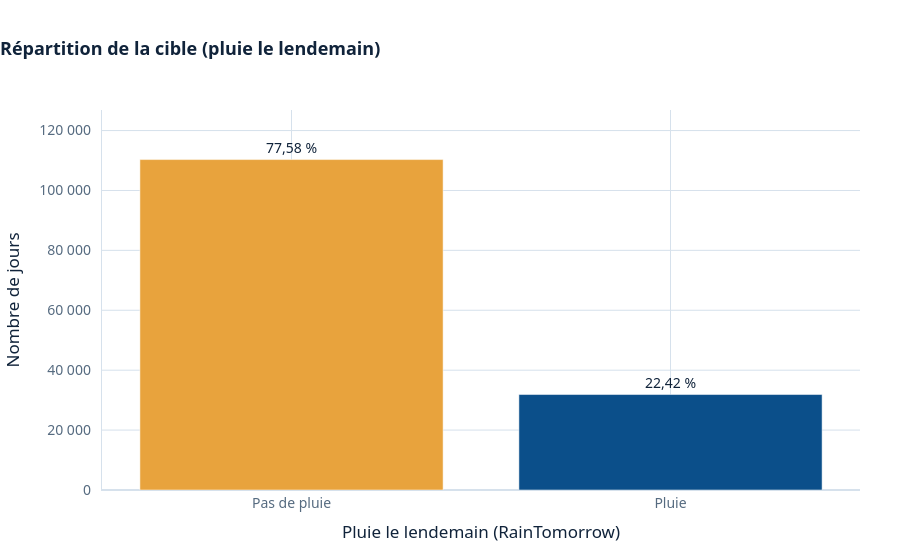

Source (notebook cell):
### Code cell
# CELL 35: Exploration : répartition de la cible

fig = graphique_repartition_cible(app['exploration_repartition_cible.csv'])
fig.write_image(dossier_figures + 'graphique_repartition_cible.png', width=1200)
fig.show()

### Figure 1 — Plotly figure (JSON) as saved in the notebook; plotly's stock layout.template omitted (floating-point values rounded to 4 significant figures)
{"data": [{"customdata": [77.58, 22.42], "hovertemplate": "%{x}<br>%{y:,d} jours<br>%{customdata:,.2f} % des jours<extra></extra>", "marker": {"color": ["#E8A33D", "#0B4F8A"]}, "textposition": "outside", "texttemplate": "%{customdata:,.2f} %", "type": "bar", "x": ["Pas de pluie", "Pluie"], "y": [110316, 31877]}], "layout": {"font": {"color": "#10233A", "family": "Geist, system-ui, -apple-system, \"Segoe UI\", sans-serif", "size": 14}, "hoverlabel": {"bgcolor": "#FFFFFF", "font": {"color": "#10233A", "family": "Geist, system-ui, -apple-system, \"Segoe UI\", sans-serif"}}, "legend": {"font": {"color": "#566B80"}, "orientation": "h", "x": 0, "y": 1.02, "yanchor": "bottom"}, "margin": {"b": 70, "l": 80, "r": 40, "t": 110}, "paper_bgcolor": "rgba(0,0,0,0)", "plot_bgcolor": "#FFFFFF", "separators": ", ", "title": {"font": {"color": "#10233A", "family": "\"Plus Jakarta Sans\", system-ui, -apple-system, \"Segoe UI\", sans-serif", "size": 18, "weight": 600}, "text": "Répartition de la cible (pluie le lendemain)", "x": 0, "xanchor": "left"}, "xaxis": {"gridcolor": "#D6E1EC", "linecolor": "#D6E1EC", "tickfont": {"color": "#566B80"}, "title": {"font": {"color": "#10233A"}, "text": "Pluie le lendemain (RainTomorrow)"}, "zerolinecolor": "#D6E1EC"}, "yaxis": {"dtick": 20000, "gridcolor": "#D6E1EC", "linecolor": "#D6E1EC", "range": [0, 126900.0], "tickfont": {"color": "#566B80"}, "tickformat": ",.0f", "ticksuffix": "  ", "title": {"font": {"color": "#10233A"}, "text": "Nombre de jours"}, "zerolinecolor": "#D6E1EC"}}}
